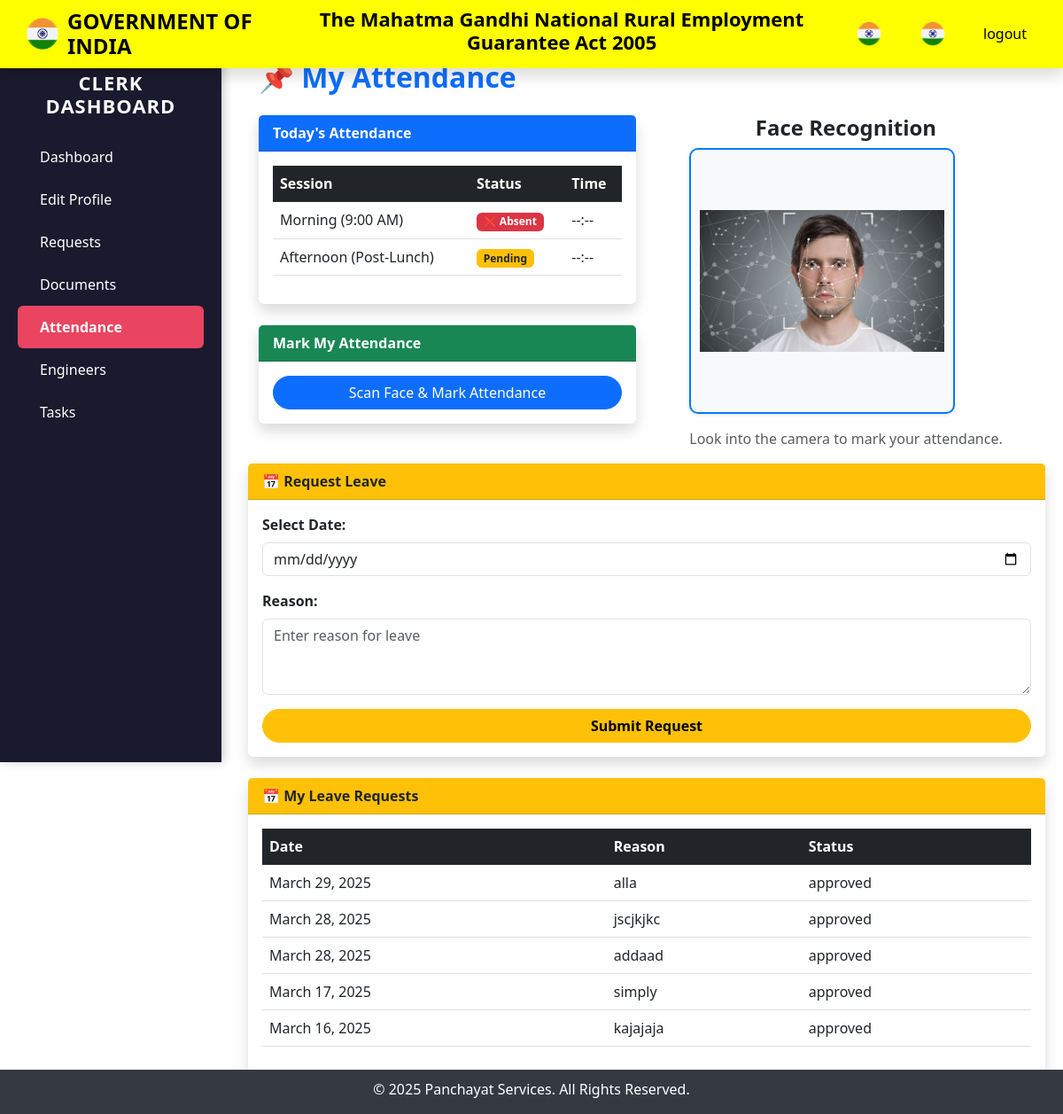
/clerk/attendance/ (signed in), run on the app's committed database.
### clerk/models.py (models this page shows)
class LeaveRequest(models.Model):
    clerk = models.ForeignKey(ClerkProfile, on_delete=models.CASCADE)  # Make sure this is correct
    date = models.DateField()
    reason = models.TextField()
    status = models.CharField(max_length=20, choices=[("Pending", "Pending"), ("Approved", "Approved"), ("Rejected", "Rejected")], default="Pending")

### clerk/views.py (the view)
# urls.py: path('attendance/', views.attendance, name='attendance'),
def attendance(request):
    clerk_profile = ClerkProfile.objects.get(user=request.user)
    today = timezone.now().date()
    morning_attendance = Attendance.objects.filter(clerk=clerk_profile, date=today, session="Morning").first()
    afternoon_attendance = Attendance.objects.filter(clerk=clerk_profile, date=today, session="Afternoon").first()
    leave_requests = LeaveRequest.objects.filter(clerk=clerk_profile).order_by('-date') # Fetch all leave requests
    context = {
        "morning_attendance": morning_attendance.status if morning_attendance else None,
        "morning_time": morning_attendance.time.strftime("%I:%M %p") if morning_attendance else None,
        "afternoon_attendance": afternoon_attendance.status if afternoon_attendance else None,
        "afternoon_time": afternoon_attendance.time.strftime("%I:%M %p") if afternoon_attendance else None,
        "leave_requests":leave_requests
    }
    return render(request, "clerk/attendance.html", context)

### clerk/templates/clerk/attendance.html (shortened to what this page needs)
{% extends "clerk/base.html" %}
{% load static %}
{% block content %}
<div class="container mt-5">
    <h2 class="mb-4 text-primary fw-bold">📌 My Attendance</h2>
    <div class="row">
        <div class="col-md-6">
            <div class="card shadow mb-4 border-0 rounded">
                <div class="card-header bg-primary text-white fw-bold">Today's Attendance</div>
                <div class="card-body">
                    <table class="table table-hover align-middle">
                        <thead class="table-dark">
                            <tr>
                                <th>Session</th>
                                <th>Status</th>
                                <th>Time</th>
                            </tr>
                        </thead>
                        <tbody>
                            <tr>
                                <td>Morning (9:00 AM)</td>
                                <td>
                                    {% if morning_attendance %}
                                        <span class="badge bg-success">✔ Present</span>
                                    {% else %}
                                        <span class="badge bg-danger">❌ Absent</span>
                                    {% endif %}
                                </td>
                                <td>{{ morning_time|default:"--:--" }}</td>
                            </tr>
                            <tr>
                                <td>Afternoon (Post-Lunch)</td>
                                <td>
                                    {% if afternoon_attendance %}
                                        <span class="badge bg-success">✔ Present</span>
                                    {% else %}
                                        <span class="badge bg-warning text-dark">Pending</span>
                                    {% endif %}
                                </td>
                                <td>{{ afternoon_time|default:"--:--" }}</td>
                            </tr>
                        </tbody>
                    </table>
                </div>
            </div>
            <div class="card shadow mb-4 border-0 rounded">
                <div class="card-header bg-success text-white fw-bold">Mark My Attendance</div>
                <div class="card-body text-center">
                    <form method="POST" action="{% url 'mark_attendance' %}">
                        <button type="submit" class="btn btn-primary w-100">Scan Face & Mark Attendance</button>
                    </form>
                </div>
            </div>
        </div>
        <div class="col-md-6 d-flex align-items-center justify-content-center">
            <div class="face-recognition text-center">
                <h4 class="fw-bold text-dark">Face Recognition</h4>
                <div class="face-box shadow-sm">
                    <img src="{% static 'assets/facial.webp' %}" alt="Face Recognition" class="img-fluid">
                </div>
                <p class="mt-3 text-muted">Look into the camera to mark your attendance.</p>
            </div>
        </div>
    </div>
</div>
<div class="card shadow mb-4 border-0 rounded">
    <div class="card-header bg-warning text-dark fw-bold">📅 Request Leave</div>
    <div class="card-body">
        <form method="POST" action="{% url 'request_leave' %}">
            <div class="mb-3">
                <label for="leave_date" class="form-label fw-bold">Select Date:</label>
                <input type="date" class="form-control" id="leave_date" name="leave_date" required>
            </div>
            <div class="mb-3">
                <label for="reason" class="form-label fw-bold">Reason:</label>
                <textarea class="form-control" id="reason" name="reason" rows="3" placeholder="Enter reason for leave" required></textarea>
            </div>
            <button type="submit" class="btn btn-warning w-100 fw-bold">Submit Request</button>
        </form>
    </div>
</div>
<div class="card shadow mb-4 border-0 rounded">
    <div class="card-header bg-warning text-dark fw-bold">📅 My Leave Requests</div>
    <div class="card-body">
        {% if leave_requests %}
        <table class="table table-hover align-middle">
            <thead class="table-dark">
                <tr>
                    <th>Date</th>
                    <th>Reason</th>
                    <th>Status</th>
                </tr>
            </thead>
            <tbody>
                {% for leave in leave_requests %}
                <tr>
                    <td>{{ leave.date }}</td>
                    <td>{{ leave.reason }}</td>
                    <td>
                        {{ leave.status }}
                    </td>
                </tr>
                {% endfor %}
            </tbody>
        </table>
        {% else %}
        <p class="text-muted text-center">No leave requests found.</p>
        {% endif %}
    </div>
</div>
{% endblock content %}

### clerk/templates/clerk/base.html (style rules this page uses)
body { display: flex; flex-direction: column; min-height: 100vh; }

### clerk/templates/clerk/attendance.html (style rules this page uses)
.container { max-width: 999px; }
.card { border-radius: 20px; }
.btn { border-radius: 50px; }
.face-box { width: 300px; height: 300px; border: 2px solid #007bff; border-radius: 10px; display: flex; align-items: center; justify-content: center; background-color: #f8f9fa; padding: 10px; }

### data on the page
LeaveRequest: date "March 29, 2025", reason "alla", status "approved"
LeaveRequest: date "March 28, 2025", reason "jscjkjkc", status "approved"
LeaveRequest: date "March 28, 2025", reason "addaad", status "approved"
LeaveRequest: date "March 17, 2025", reason "simply", status "approved"
LeaveRequest: date "March 16, 2025", reason "kajajaja", status "approved"

### other printed values
{{ morning_time|default:"--:--" }} "--:--"
{{ afternoon_time|default:"--:--" }} "--:--"
